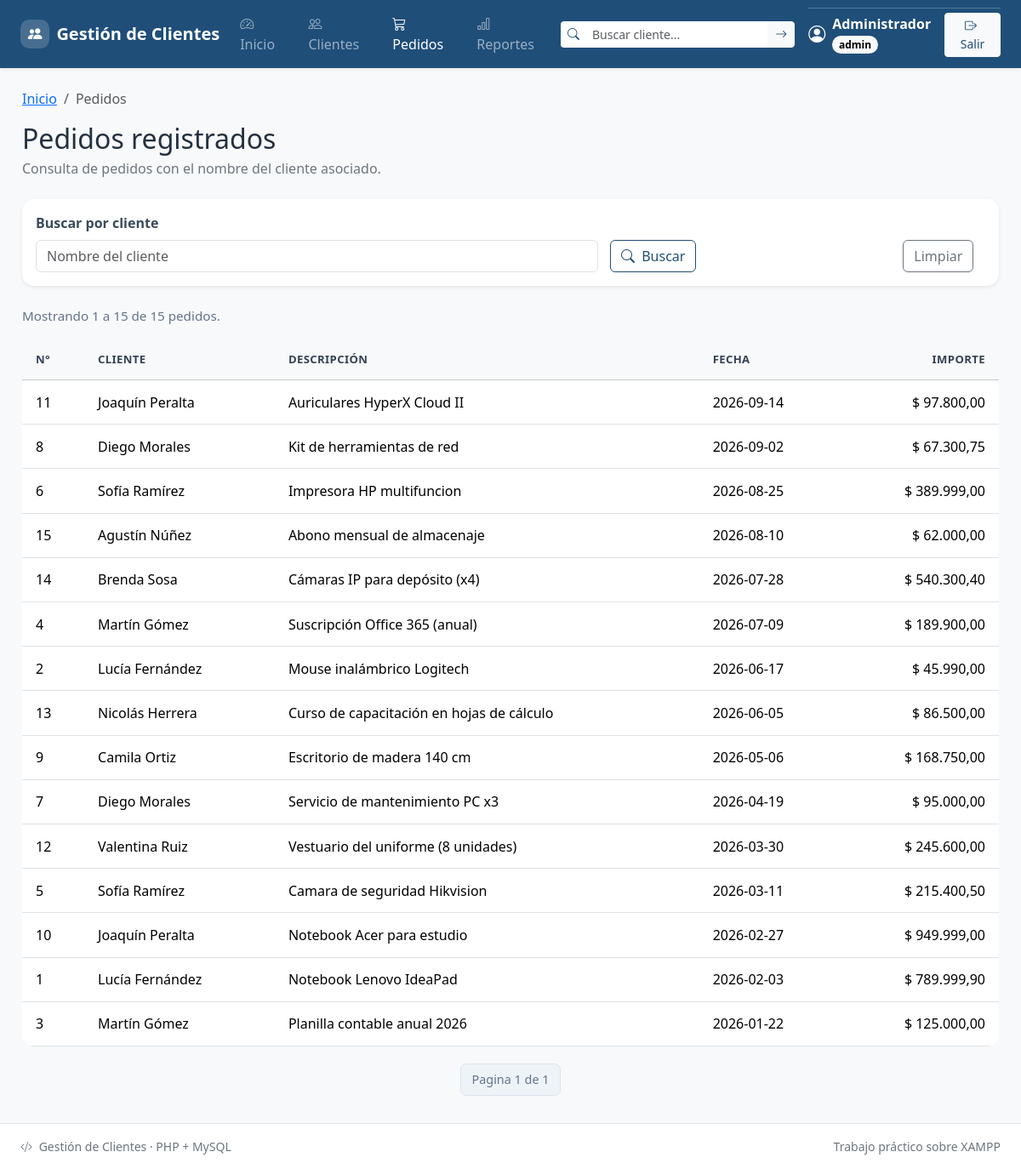
Page /pedidos/listar.php (signed in) on the committed database.
### tables this page shows
CREATE TABLE `pedidos` (
  `id` int(11) NOT NULL,
  `cliente_id` int(11) NOT NULL,
  `descripcion` varchar(150) NOT NULL,
  `importe` decimal(10,2) NOT NULL,
  `fecha_pedido` date NOT NULL
);

CREATE TABLE `clientes` (
  `id` int(11) NOT NULL,
  `nombre` varchar(80) NOT NULL,
  `email` varchar(120) NOT NULL,
  `telefono` varchar(30) DEFAULT NULL,
  `ciudad` varchar(60) DEFAULT NULL,
  `fecha_alta` date NOT NULL
);

### includes/funciones.php (called while the page is built, shortened)
<?php
function e($texto): string
{
    return htmlspecialchars(
        (string) ($texto ?? ''),
        ENT_QUOTES | ENT_SUBSTITUTE,
        'UTF-8'
    );
}
    ?>
    <?php
function texto_get(string $campo): string
{
    return trim((string) ($_GET[$campo] ?? ''));
}
function recortar_texto(string $texto, int $maximo): string
{
    return function_exists('mb_substr')
        ? mb_substr($texto, 0, $maximo, 'UTF-8')
        : substr($texto, 0, $maximo);
}
    ?>

### pedidos/listar.php (the view, shortened to what this page needs)
<?php
require_once __DIR__ . '/../config/conexion.php';
require_once __DIR__ . '/../includes/funciones.php';
$buscar = recortar_texto(texto_get('buscar'), 100);
$pagina = filter_input(INPUT_GET, 'pagina', FILTER_VALIDATE_INT);
$pagina = ($pagina !== false && $pagina !== null && $pagina > 0) ? $pagina : 1;
$porPagina = 15;
$where = '';
$params = [];
try {
    $stmtCount = $pdo->prepare(
        'SELECT COUNT(*)
         FROM pedidos p
         INNER JOIN clientes c ON c.id = p.cliente_id' . $where
    );
    $stmtCount->execute($params);
    $total = (int) $stmtCount->fetchColumn();
    $totalPaginas = max(1, (int) ceil($total / $porPagina));
    $pagina = min($pagina, $totalPaginas);
    $inicio = ($pagina - 1) * $porPagina;
    $stmt = $pdo->prepare(
        'SELECT p.id, c.nombre AS cliente, p.descripcion, p.importe, p.fecha_pedido
         FROM pedidos p
         INNER JOIN clientes c ON c.id = p.cliente_id' . $where . '
         ORDER BY p.fecha_pedido DESC, p.id DESC
         LIMIT :inicio, :cantidad'
    );
    $stmt->bindValue(':inicio', $inicio, PDO::PARAM_INT);
    $stmt->bindValue(':cantidad', $porPagina, PDO::PARAM_INT);
    $stmt->execute();
    $pedidos = $stmt->fetchAll();
} catch (PDOException $error) {
    registrar_error($error, 'pedidos/listar');
    http_response_code(500);
    exit('No se pudo obtener el listado de pedidos.');
}
$desde = $total === 0 ? 0 : $inicio + 1;
$hasta = min($inicio + $porPagina, $total);
require_once __DIR__ . '/../includes/header.php';
require_once __DIR__ . '/../includes/menu.php';
require_once __DIR__ . '/../includes/breadcrumbs.php';
?>
<main id="contenidoPrincipal" class="contenedor">
    <div class="mb-4">
        <h2 class="mb-1">Pedidos registrados</h2>
        <p class="text-secondary mb-0">
            Consulta de pedidos con el nombre del cliente asociado.
        </p>
    </div>
    <form method="GET" action="listar.php" class="card border-0 shadow-sm mb-4">
        <div class="card-body">
            <div class="formulario-filtros">
                <div class="campo">
                    <label for="buscar" class="form-label">Buscar por cliente</label>
                    <input id="buscar" name="buscar" type="text"
                           class="form-control"
                           value="<?= e($buscar) ?>" maxlength="100"
                           placeholder="Nombre del cliente">
                </div>
                <div class="campo campo-corto">
                    <button type="submit" class="btn btn-outline-primary">
                        <i class="bi bi-search me-1" aria-hidden="true"></i>
                        Buscar
                    </button>
                </div>
                <div class="campo campo-corto">
                    <a href="listar.php" class="btn btn-outline-secondary">Limpiar</a>
                </div>
            </div>
        </div>
    </form>
    <p class="resumen mb-3" role="status">
        Mostrando <?= (int) $desde ?> a <?= (int) $hasta ?> de <?= (int) $total ?> pedidos.
    </p>
    <?php if ($total === 0): ?>
        <div class="alert alert-info" role="alert">
            No se encontraron pedidos con los filtros aplicados.
        </div>
    <?php else: ?>
    <div class="table-responsive">
        <table class="table table-hover align-middle mb-0">
            <thead class="table-light">
                <tr>
                    <th scope="col">N°</th>
                    <th scope="col">Cliente</th>
                    <th scope="col">Descripción</th>
                    <th scope="col">Fecha</th>
                    <th scope="col" class="text-end">Importe</th>
                </tr>
            </thead>
            <tbody>
                <?php if (!$pedidos): ?>
                    <tr>
                        <td colspan="5" class="text-center text-secondary py-4">
                            No se encontraron pedidos.
                        </td>
                    </tr>
                <?php else: ?>
                    <?php foreach ($pedidos as $pedido): ?>
                        <tr>
                            <td><?= (int) $pedido['id'] ?></td>
                            <td><?= e($pedido['cliente']) ?></td>
                            <td><?= e($pedido['descripcion']) ?></td>
                            <td><?= e($pedido['fecha_pedido']) ?></td>
                            <td class="text-end">
                                $ <?= e(number_format((float) $pedido['importe'], 2, ',', '.')) ?>
                            </td>
                        </tr>
                    <?php endforeach; ?>
                <?php endif; ?>
            </tbody>
        </table>
    </div>
    <nav class="paginacion" aria-label="Paginacion de pedidos">
        <span>Pagina <?= (int) $pagina ?> de <?= (int) $totalPaginas ?></span>
    </nav>
    <?php endif; ?>
</main>
<?php require_once __DIR__ . '/../includes/footer.php'; ?>

### css/estilos.css (style rules this page uses)
:root { --gc-primary: #1f4e79; --gc-primary-dark: #163d5f; --gc-primary-soft: #e8f1fb; --gc-surface: #ffffff; --gc-page: #f2f5f9; --gc-text: #24303f; --gc-muted: #64748b; --gc-border: #dbe4ee; --gc-radius: 0.9rem; --gc-shadow: 0 0.5rem 1.5rem rgba(31, 78, 121, 0.08); }
body { font-family: "Segoe UI", Tahoma, Arial, sans-serif; color: var(--gc-text); background-color: var(--gc-page); }
.btn-outline-primary { --bs-btn-color: var(--gc-primary); --bs-btn-border-color: var(--gc-primary); --bs-btn-hover-bg: var(--gc-primary); --bs-btn-hover-border-color: var(--gc-primary); --bs-btn-active-bg: var(--gc-primary); --bs-btn-active-border-color: var(--gc-primary); }
.contenedor { width: 100%; max-width: 1180px; margin: 0 auto; padding: 1.5rem 1rem 2rem; }
main.contenedor { flex: 1 0 auto; }
.resumen { color: var(--gc-muted); font-size: 0.95rem; }
.tarjeta, .card { border-radius: var(--gc-radius); }
.formulario-filtros { display: grid; grid-template-columns: minmax(0, 2fr) minmax(0, 1fr) auto auto; align-items: end; gap: 0.85rem; }
.formulario-filtros .campo { min-width: 0; }
.campo label { font-weight: 600; color: #3b4a5c; }
.campo-corto .btn, .campo-corto a.btn { white-space: nowrap; }
.table-responsive { border-radius: 0 0 var(--gc-radius) var(--gc-radius); }
.table > :not(caption) > * > * { padding: 0.85rem 1rem; }
.table thead th { color: #334155; font-size: 0.82rem; letter-spacing: 0.03em; text-transform: uppercase; }
.paginacion { display: flex; flex-wrap: wrap; align-items: center; justify-content: center; gap: 0.35rem; margin-top: 1.25rem; }
.paginacion a, .paginacion span { display: inline-block; padding: 0.45rem 0.8rem; border: 1px solid var(--gc-border); border-radius: 0.45rem; background-color: #ffffff; color: var(--gc-primary); text-decoration: none; font-size: 0.9rem; }
.paginacion span { background-color: #eef3f8; color: var(--gc-muted); }

### rows in the picture
pedidos: id "11", cliente.nombre "Joaquín Peralta", descripcion "Auriculares HyperX Cloud II", fecha_pedido "2026-09-14", importe "97.800,00"
pedidos: id "8", cliente.nombre "Diego Morales", descripcion "Kit de herramientas de red", fecha_pedido "2026-09-02", importe "67.300,75"
pedidos: id "6", cliente.nombre "Sofía Ramírez", descripcion "Impresora HP multifuncion", fecha_pedido "2026-08-25", importe "389.999,00"
pedidos: id "15", cliente.nombre "Agustín Núñez", descripcion "Abono mensual de almacenaje", fecha_pedido "2026-08-10", importe "62.000,00"
pedidos: id "14", cliente.nombre "Brenda Sosa", descripcion "Cámaras IP para depósito (x4)", fecha_pedido "2026-07-28", importe "540.300,40"
pedidos: id "4", cliente.nombre "Martín Gómez", descripcion "Suscripción Office 365 (anual)", fecha_pedido "2026-07-09", importe "189.900,00"
pedidos: id "2", cliente.nombre "Lucía Fernández", descripcion "Mouse inalámbrico Logitech", fecha_pedido "2026-06-17", importe "45.990,00"
pedidos: id "13", cliente.nombre "Nicolás Herrera", descripcion "Curso de capacitación en hojas de cálculo", fecha_pedido "2026-06-05", importe "86.500,00"
pedidos: id "9", cliente.nombre "Camila Ortiz", descripcion "Escritorio de madera 140 cm", fecha_pedido "2026-05-06", importe "168.750,00"
pedidos: id "7", cliente.nombre "Diego Morales", descripcion "Servicio de mantenimiento PC x3", fecha_pedido "2026-04-19", importe "95.000,00"
pedidos: id "12", cliente.nombre "Valentina Ruiz", descripcion "Vestuario del uniforme (8 unidades)", fecha_pedido "2026-03-30", importe "245.600,00"
pedidos: id "5", cliente.nombre "Sofía Ramírez", descripcion "Camara de seguridad Hikvision", fecha_pedido "2026-03-11", importe "215.400,50"
pedidos: id "10", cliente.nombre "Joaquín Peralta", descripcion "Notebook Acer para estudio", fecha_pedido "2026-02-27", importe "949.999,00"
pedidos: id "1", cliente.nombre "Lucía Fernández", descripcion "Notebook Lenovo IdeaPad", fecha_pedido "2026-02-03", importe "789.999,90"
pedidos: id "3", cliente.nombre "Martín Gómez", descripcion "Planilla contable anual 2026", fecha_pedido "2026-01-22", importe "125.000,00"

### other values in the picture
$nombreUsuario "Administrador"
$rol "admin"
$texto "Pedidos"
$desde "1"
$hasta "15"
$total "15"
$pagina "1"
$totalPaginas "1"
